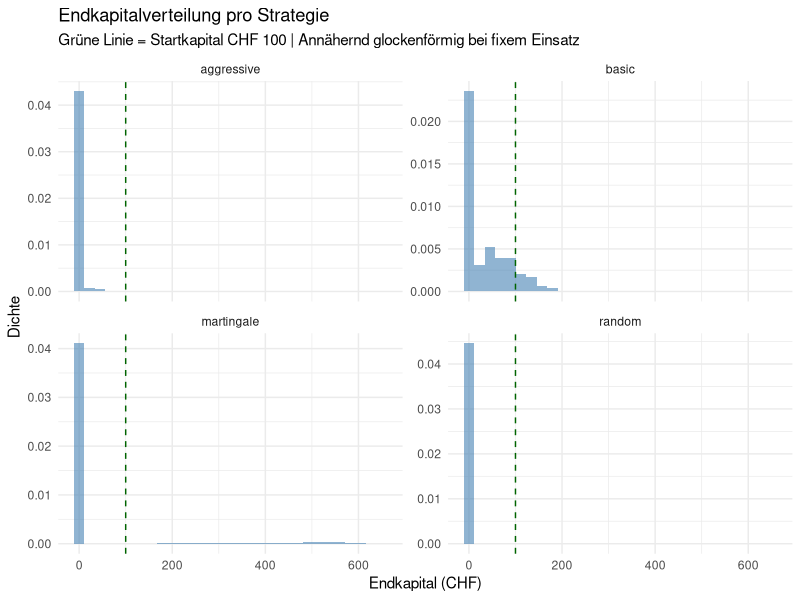
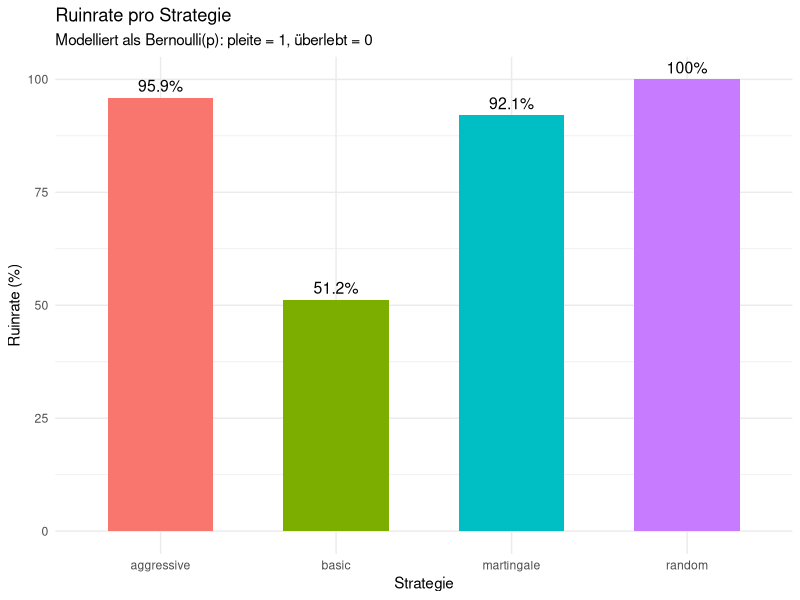
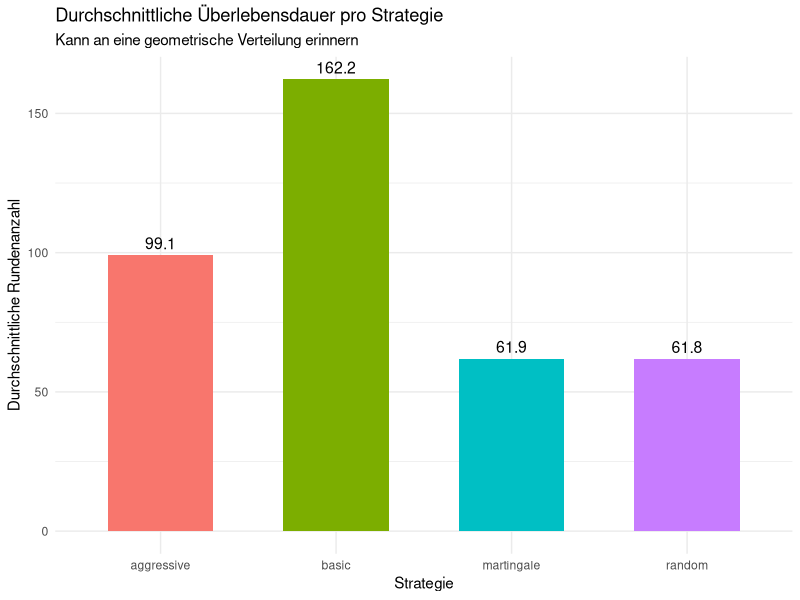
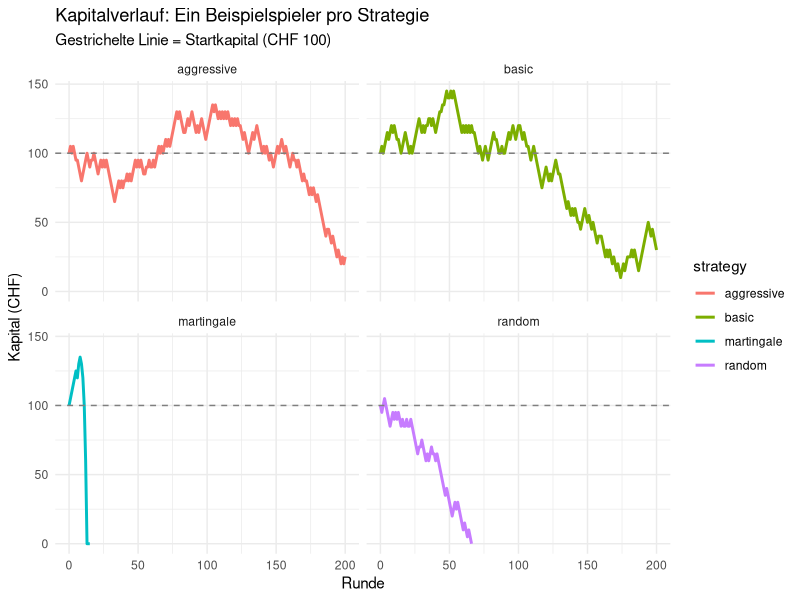

The R script that drew these images, in order:
## ---- chunk 1
library(ggplot2)

# Schritt 1: Deck erstellen
# 13 Kartenwerte pro Farbe, 4 Farben = 52 Karten
one_suit <- c(2, 3, 4, 5, 6, 7, 8, 9, 10, 10, 10, 10, 11)
deck <- rep(one_suit, times = 4)
## ---- chunk 2
# Ass = 11, wird zu 1 umgerechnet wenn Bust (Summe > 21)
calculate_sum <- function(hand) {
  total <- sum(hand)
  aces  <- sum(hand == 11)
  while (total > 21 && aces > 0) {
    total <- total - 10
    aces  <- aces - 1
  }
  total
}
## ---- chunk 3
# Simuliert eine Blackjack-Runde
# Gibt "win", "loss" oder "draw" zurück
play_round <- function(strategy = "basic") {
  shuffled    <- sample(deck)
  player_hand <- shuffled[1:2]
  dealer_hand <- shuffled[3:4]
  player_sum  <- calculate_sum(player_hand)
  dealer_sum  <- calculate_sum(dealer_hand)

  # Spielerentscheidung je nach Strategie
  if (strategy == "basic" || strategy == "martingale") {
    while (player_sum < 17) {
      player_hand <- c(player_hand, sample(deck, 1))
      player_sum  <- calculate_sum(player_hand)
    }
  } else if (strategy == "aggressive") {
    while (player_sum < 19) {
      player_hand <- c(player_hand, sample(deck, 1))
      player_sum  <- calculate_sum(player_hand)
    }
  } else if (strategy == "random") {
    while (player_sum < 21) {
      if (sample(c(TRUE, FALSE), 1)) {
        player_hand <- c(player_hand, sample(deck, 1))
        player_sum  <- calculate_sum(player_hand)
      } else break
    }
  }

  # Dealer zieht immer bis 17 (Casino-Regel)
  while (dealer_sum < 17) {
    dealer_hand <- c(dealer_hand, sample(deck, 1))
    dealer_sum  <- calculate_sum(dealer_hand)
  }

  # Ergebnis bestimmen
  if (player_sum > 21)           return("loss")  # Spieler Bust
  if (dealer_sum > 21)           return("win")   # Dealer Bust
  if (player_sum > dealer_sum)   return("win")   # Spieler näher an 21
  if (player_sum < dealer_sum)   return("loss")  # Dealer näher an 21
  "draw"                                          # Gleichstand
}
## ---- chunk 4
# Spieler spielt bis pleite oder maximale Rundenzahl erreicht
# Unentschieden = keine Kapitaländerung, kein Einsatzwechsel
simulate_player <- function(strategy = "basic",
                             start_capital = 100,
                             bet = 5,
                             max_rounds = 200) {
  capital         <- start_capital
  rounds          <- 0
  current_bet     <- bet
  capital_history <- c(start_capital)

  while (capital >= current_bet && rounds < max_rounds) {
    if (strategy == "martingale") {
      result <- play_round("martingale")
      if (result == "win") {
        capital     <- capital + current_bet
        current_bet <- bet                           # Einsatz zurücksetzen
      } else if (result == "loss") {
        capital     <- capital - current_bet
        current_bet <- min(current_bet * 2, capital) # Einsatz verdoppeln
      }
    } else {
      result <- play_round(strategy)
      if (result == "win")  capital <- capital + bet
      if (result == "loss") capital <- capital - bet
    }

    rounds <- rounds + 1
    capital_history <- c(capital_history, capital)
  }

  list(
    final_capital   = capital,
    rounds_played   = rounds,
    capital_history = capital_history
  )
}
## ---- chunk 5
set.seed(42)
n          <- 10000
strategies <- c("basic", "aggressive", "random", "martingale")
results    <- data.frame()
example_histories <- list()

for (strat in strategies) {
  final_capitals <- numeric(n)
  rounds_played  <- numeric(n)

  for (i in 1:n) {
    sim               <- simulate_player(strat)
    final_capitals[i] <- sim$final_capital
    rounds_played[i]  <- sim$rounds_played
    if (i == 1) example_histories[[strat]] <- sim$capital_history
  }

  results <- rbind(results, data.frame(
    strategy      = strat,
    capital       = final_capitals,
    rounds_played = rounds_played
  ))
}
## ---- chunk 6
summary_stats <- data.frame(
  Strategie            = tapply(results$capital, results$strategy, mean) |> names(),
  "Ø Kapital (CHF)"    = round(tapply(results$capital, results$strategy, mean), 1),
  "Ruinrate (%)"       = round(tapply(results$capital == 0, results$strategy, mean) * 100, 1),
  "Gewinnwahrsch. (%)" = round(tapply(results$capital > 100, results$strategy, mean) * 100, 1),
  "Ø Überlebte Runden" = round(tapply(results$rounds_played, results$strategy, mean), 1),
  check.names = FALSE,
  row.names = NULL
)

knitr::kable(summary_stats, align = "lcccc")
## ---- chunk 7
ggplot(results, aes(x = capital)) +
  geom_histogram(aes(y = after_stat(density)),
                 bins = 30, fill = "steelblue", alpha = 0.6) +
  geom_vline(xintercept = 100, linetype = "dashed", color = "darkgreen") +
  facet_wrap(~strategy, scales = "free_y") +
  labs(title    = "Endkapitalverteilung pro Strategie",
      subtitle = "Grüne Linie = Startkapital CHF 100 | Annähernd glockenförmig bei fixem Einsatz",
       x = "Endkapital (CHF)", y = "Dichte") +
  theme_minimal()
## ---- chunk 8
bankruptcy <- aggregate(capital == 0 ~ strategy, data = results, FUN = mean)
colnames(bankruptcy) <- c("strategy", "bankruptcy_rate")

ggplot(bankruptcy, aes(x = strategy, y = bankruptcy_rate * 100, fill = strategy)) +
  geom_col(width = 0.6) +
  geom_text(aes(label = paste0(round(bankruptcy_rate * 100, 1), "%")),
            vjust = -0.5, size = 4) +
  labs(title    = "Ruinrate pro Strategie",
       subtitle = "Modelliert als Bernoulli(p): pleite = 1, überlebt = 0",
       x = "Strategie", y = "Ruinrate (%)") +
  theme_minimal() +
  theme(legend.position = "none")
## ---- chunk 9
avg_rounds <- aggregate(rounds_played ~ strategy, data = results, FUN = mean)

ggplot(avg_rounds, aes(x = strategy, y = rounds_played, fill = strategy)) +
  geom_col(width = 0.6) +
  geom_text(aes(label = round(rounds_played, 1)), vjust = -0.5, size = 4) +
  labs(title    = "Durchschnittliche Überlebensdauer pro Strategie",
       subtitle = "Kann an eine geometrische Verteilung erinnern",,
       x = "Strategie", y = "Durchschnittliche Rundenanzahl") +
  theme_minimal() +
  theme(legend.position = "none")
## ---- chunk 10
plot4_data <- data.frame()
for (strat in names(example_histories)) {
  h <- example_histories[[strat]]
  plot4_data <- rbind(plot4_data, data.frame(
    round    = 0:(length(h) - 1),
    capital  = h,
    strategy = strat
  ))
}

ggplot(plot4_data, aes(x = round, y = capital, color = strategy)) +
  geom_line(linewidth = 1) +
  geom_hline(yintercept = 100, linetype = "dashed", color = "gray50") +
  facet_wrap(~strategy, ncol = 2) +
  labs(title    = "Kapitalverlauf: Ein Beispielspieler pro Strategie",
       subtitle = "Gestrichelte Linie = Startkapital (CHF 100)",
       x = "Runde", y = "Kapital (CHF)") +
  theme_minimal()
